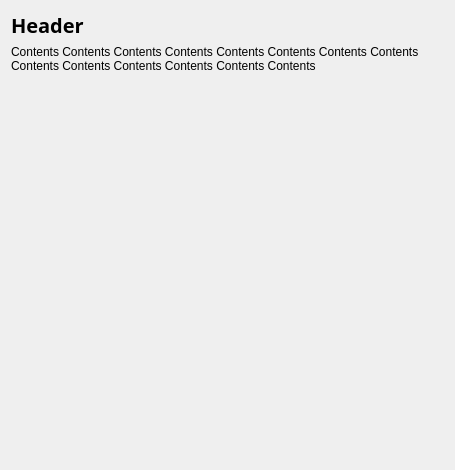
<?xml version="1.0" encoding="UTF-8"?>
<ui version="4.0">
 <class>Page1</class>
 <widget class="QWidget" name="Page1">
  <property name="geometry">
   <rect>
    <x>0</x>
    <y>0</y>
    <width>455</width>
    <height>470</height>
   </rect>
  </property>
  <property name="windowTitle">
   <string>Form</string>
  </property>
  <layout class="QVBoxLayout" name="verticalLayout">
   <item>
    <widget class="QLabel" name="heading">
     <property name="font">
      <font>
       <family>Sans</family>
       <pointsize>15</pointsize>
       <weight>75</weight>
       <bold>true</bold>
      </font>
     </property>
     <property name="text">
      <string>Header</string>
     </property>
     <property name="textFormat">
      <enum>Qt::PlainText</enum>
     </property>
     <property name="scaledContents">
      <bool>true</bool>
     </property>
     <property name="alignment">
      <set>Qt::AlignLeading|Qt::AlignLeft|Qt::AlignTop</set>
     </property>
     <property name="wordWrap">
      <bool>true</bool>
     </property>
    </widget>
   </item>
   <item>
    <widget class="QLabel" name="contents">
     <property name="sizePolicy">
      <sizepolicy hsizetype="Preferred" vsizetype="Minimum">
       <horstretch>0</horstretch>
       <verstretch>0</verstretch>
      </sizepolicy>
     </property>
     <property name="text">
      <string>Contents Contents Contents Contents Contents Contents Contents Contents Contents Contents Contents Contents Contents Contents </string>
     </property>
     <property name="alignment">
      <set>Qt::AlignLeading|Qt::AlignLeft|Qt::AlignTop</set>
     </property>
     <property name="wordWrap">
      <bool>true</bool>
     </property>
    </widget>
   </item>
   <item>
    <spacer name="verticalSpacer">
     <property name="orientation">
      <enum>Qt::Vertical</enum>
     </property>
     <property name="sizeHint" stdset="0">
      <size>
       <width>17</width>
       <height>37</height>
      </size>
     </property>
    </spacer>
   </item>
  </layout>
 </widget>
 <resources/>
 <connections/>
</ui>
